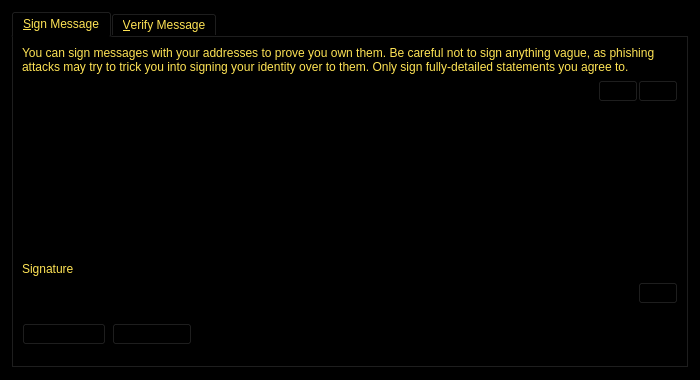
<?xml version="1.0" encoding="UTF-8"?>
<ui version="4.0">
 <class>SignVerifyMessageDialog</class>
 <widget class="QDialog" name="SignVerifyMessageDialog">
  <property name="geometry">
   <rect>
    <x>0</x>
    <y>0</y>
    <width>700</width>
    <height>380</height>
   </rect>
  </property>
  <property name="palette">
   <palette>
    <active>
     <colorrole role="WindowText">
      <brush brushstyle="SolidPattern">
       <color alpha="255">
        <red>255</red>
        <green>228</green>
        <blue>85</blue>
       </color>
      </brush>
     </colorrole>
     <colorrole role="Button">
      <brush brushstyle="SolidPattern">
       <color alpha="255">
        <red>0</red>
        <green>0</green>
        <blue>0</blue>
       </color>
      </brush>
     </colorrole>
     <colorrole role="Light">
      <brush brushstyle="SolidPattern">
       <color alpha="255">
        <red>0</red>
        <green>0</green>
        <blue>0</blue>
       </color>
      </brush>
     </colorrole>
     <colorrole role="Midlight">
      <brush brushstyle="SolidPattern">
       <color alpha="255">
        <red>0</red>
        <green>0</green>
        <blue>0</blue>
       </color>
      </brush>
     </colorrole>
     <colorrole role="Dark">
      <brush brushstyle="SolidPattern">
       <color alpha="255">
        <red>0</red>
        <green>0</green>
        <blue>0</blue>
       </color>
      </brush>
     </colorrole>
     <colorrole role="Mid">
      <brush brushstyle="SolidPattern">
       <color alpha="255">
        <red>0</red>
        <green>0</green>
        <blue>0</blue>
       </color>
      </brush>
     </colorrole>
     <colorrole role="Text">
      <brush brushstyle="SolidPattern">
       <color alpha="255">
        <red>255</red>
        <green>228</green>
        <blue>85</blue>
       </color>
      </brush>
     </colorrole>
     <colorrole role="BrightText">
      <brush brushstyle="SolidPattern">
       <color alpha="255">
        <red>255</red>
        <green>255</green>
        <blue>255</blue>
       </color>
      </brush>
     </colorrole>
     <colorrole role="ButtonText">
      <brush brushstyle="SolidPattern">
       <color alpha="255">
        <red>0</red>
        <green>0</green>
        <blue>0</blue>
       </color>
      </brush>
     </colorrole>
     <colorrole role="Base">
      <brush brushstyle="SolidPattern">
       <color alpha="255">
        <red>0</red>
        <green>0</green>
        <blue>0</blue>
       </color>
      </brush>
     </colorrole>
     <colorrole role="Window">
      <brush brushstyle="SolidPattern">
       <color alpha="255">
        <red>0</red>
        <green>0</green>
        <blue>0</blue>
       </color>
      </brush>
     </colorrole>
     <colorrole role="Shadow">
      <brush brushstyle="SolidPattern">
       <color alpha="255">
        <red>0</red>
        <green>0</green>
        <blue>0</blue>
       </color>
      </brush>
     </colorrole>
     <colorrole role="AlternateBase">
      <brush brushstyle="SolidPattern">
       <color alpha="255">
        <red>0</red>
        <green>0</green>
        <blue>0</blue>
       </color>
      </brush>
     </colorrole>
     <colorrole role="ToolTipBase">
      <brush brushstyle="SolidPattern">
       <color alpha="255">
        <red>255</red>
        <green>255</green>
        <blue>220</blue>
       </color>
      </brush>
     </colorrole>
     <colorrole role="ToolTipText">
      <brush brushstyle="SolidPattern">
       <color alpha="255">
        <red>0</red>
        <green>0</green>
        <blue>0</blue>
       </color>
      </brush>
     </colorrole>
    </active>
    <inactive>
     <colorrole role="WindowText">
      <brush brushstyle="SolidPattern">
       <color alpha="255">
        <red>255</red>
        <green>228</green>
        <blue>85</blue>
       </color>
      </brush>
     </colorrole>
     <colorrole role="Button">
      <brush brushstyle="SolidPattern">
       <color alpha="255">
        <red>0</red>
        <green>0</green>
        <blue>0</blue>
       </color>
      </brush>
     </colorrole>
     <colorrole role="Light">
      <brush brushstyle="SolidPattern">
       <color alpha="255">
        <red>0</red>
        <green>0</green>
        <blue>0</blue>
       </color>
      </brush>
     </colorrole>
     <colorrole role="Midlight">
      <brush brushstyle="SolidPattern">
       <color alpha="255">
        <red>0</red>
        <green>0</green>
        <blue>0</blue>
       </color>
      </brush>
     </colorrole>
     <colorrole role="Dark">
      <brush brushstyle="SolidPattern">
       <color alpha="255">
        <red>0</red>
        <green>0</green>
        <blue>0</blue>
       </color>
      </brush>
     </colorrole>
     <colorrole role="Mid">
      <brush brushstyle="SolidPattern">
       <color alpha="255">
        <red>0</red>
        <green>0</green>
        <blue>0</blue>
       </color>
      </brush>
     </colorrole>
     <colorrole role="Text">
      <brush brushstyle="SolidPattern">
       <color alpha="255">
        <red>255</red>
        <green>228</green>
        <blue>85</blue>
       </color>
      </brush>
     </colorrole>
     <colorrole role="BrightText">
      <brush brushstyle="SolidPattern">
       <color alpha="255">
        <red>255</red>
        <green>255</green>
        <blue>255</blue>
       </color>
      </brush>
     </colorrole>
     <colorrole role="ButtonText">
      <brush brushstyle="SolidPattern">
       <color alpha="255">
        <red>0</red>
        <green>0</green>
        <blue>0</blue>
       </color>
      </brush>
     </colorrole>
     <colorrole role="Base">
      <brush brushstyle="SolidPattern">
       <color alpha="255">
        <red>0</red>
        <green>0</green>
        <blue>0</blue>
       </color>
      </brush>
     </colorrole>
     <colorrole role="Window">
      <brush brushstyle="SolidPattern">
       <color alpha="255">
        <red>0</red>
        <green>0</green>
        <blue>0</blue>
       </color>
      </brush>
     </colorrole>
     <colorrole role="Shadow">
      <brush brushstyle="SolidPattern">
       <color alpha="255">
        <red>0</red>
        <green>0</green>
        <blue>0</blue>
       </color>
      </brush>
     </colorrole>
     <colorrole role="AlternateBase">
      <brush brushstyle="SolidPattern">
       <color alpha="255">
        <red>0</red>
        <green>0</green>
        <blue>0</blue>
       </color>
      </brush>
     </colorrole>
     <colorrole role="ToolTipBase">
      <brush brushstyle="SolidPattern">
       <color alpha="255">
        <red>255</red>
        <green>255</green>
        <blue>220</blue>
       </color>
      </brush>
     </colorrole>
     <colorrole role="ToolTipText">
      <brush brushstyle="SolidPattern">
       <color alpha="255">
        <red>0</red>
        <green>0</green>
        <blue>0</blue>
       </color>
      </brush>
     </colorrole>
    </inactive>
    <disabled>
     <colorrole role="WindowText">
      <brush brushstyle="SolidPattern">
       <color alpha="255">
        <red>0</red>
        <green>0</green>
        <blue>0</blue>
       </color>
      </brush>
     </colorrole>
     <colorrole role="Button">
      <brush brushstyle="SolidPattern">
       <color alpha="255">
        <red>0</red>
        <green>0</green>
        <blue>0</blue>
       </color>
      </brush>
     </colorrole>
     <colorrole role="Light">
      <brush brushstyle="SolidPattern">
       <color alpha="255">
        <red>0</red>
        <green>0</green>
        <blue>0</blue>
       </color>
      </brush>
     </colorrole>
     <colorrole role="Midlight">
      <brush brushstyle="SolidPattern">
       <color alpha="255">
        <red>0</red>
        <green>0</green>
        <blue>0</blue>
       </color>
      </brush>
     </colorrole>
     <colorrole role="Dark">
      <brush brushstyle="SolidPattern">
       <color alpha="255">
        <red>0</red>
        <green>0</green>
        <blue>0</blue>
       </color>
      </brush>
     </colorrole>
     <colorrole role="Mid">
      <brush brushstyle="SolidPattern">
       <color alpha="255">
        <red>0</red>
        <green>0</green>
        <blue>0</blue>
       </color>
      </brush>
     </colorrole>
     <colorrole role="Text">
      <brush brushstyle="SolidPattern">
       <color alpha="255">
        <red>0</red>
        <green>0</green>
        <blue>0</blue>
       </color>
      </brush>
     </colorrole>
     <colorrole role="BrightText">
      <brush brushstyle="SolidPattern">
       <color alpha="255">
        <red>255</red>
        <green>255</green>
        <blue>255</blue>
       </color>
      </brush>
     </colorrole>
     <colorrole role="ButtonText">
      <brush brushstyle="SolidPattern">
       <color alpha="255">
        <red>0</red>
        <green>0</green>
        <blue>0</blue>
       </color>
      </brush>
     </colorrole>
     <colorrole role="Base">
      <brush brushstyle="SolidPattern">
       <color alpha="255">
        <red>0</red>
        <green>0</green>
        <blue>0</blue>
       </color>
      </brush>
     </colorrole>
     <colorrole role="Window">
      <brush brushstyle="SolidPattern">
       <color alpha="255">
        <red>0</red>
        <green>0</green>
        <blue>0</blue>
       </color>
      </brush>
     </colorrole>
     <colorrole role="Shadow">
      <brush brushstyle="SolidPattern">
       <color alpha="255">
        <red>0</red>
        <green>0</green>
        <blue>0</blue>
       </color>
      </brush>
     </colorrole>
     <colorrole role="AlternateBase">
      <brush brushstyle="SolidPattern">
       <color alpha="255">
        <red>0</red>
        <green>0</green>
        <blue>0</blue>
       </color>
      </brush>
     </colorrole>
     <colorrole role="ToolTipBase">
      <brush brushstyle="SolidPattern">
       <color alpha="255">
        <red>255</red>
        <green>255</green>
        <blue>220</blue>
       </color>
      </brush>
     </colorrole>
     <colorrole role="ToolTipText">
      <brush brushstyle="SolidPattern">
       <color alpha="255">
        <red>0</red>
        <green>0</green>
        <blue>0</blue>
       </color>
      </brush>
     </colorrole>
    </disabled>
   </palette>
  </property>
  <property name="windowTitle">
   <string>Signatures - Sign / Verify a Message</string>
  </property>
  <property name="modal">
   <bool>true</bool>
  </property>
  <layout class="QVBoxLayout" name="verticalLayout">
   <item>
    <widget class="QTabWidget" name="tabWidget">
     <property name="currentIndex">
      <number>0</number>
     </property>
     <widget class="QWidget" name="tabSignMessage">
      <attribute name="title">
       <string>&amp;Sign Message</string>
      </attribute>
      <layout class="QVBoxLayout" name="verticalLayout_SM">
       <item>
        <widget class="QLabel" name="infoLabel_SM">
         <property name="text">
          <string>You can sign messages with your addresses to prove you own them. Be careful not to sign anything vague, as phishing attacks may try to trick you into signing your identity over to them. Only sign fully-detailed statements you agree to.</string>
         </property>
         <property name="textFormat">
          <enum>Qt::PlainText</enum>
         </property>
         <property name="wordWrap">
          <bool>true</bool>
         </property>
        </widget>
       </item>
       <item>
        <layout class="QHBoxLayout" name="horizontalLayout_1_SM">
         <property name="spacing">
          <number>0</number>
         </property>
         <item>
          <widget class="QValidatedLineEdit" name="addressIn_SM">
           <property name="toolTip">
            <string>The address to sign the message with (e.g. 1NS17iag9jJgTHD1VXjvLCEnZuQ3rJDE9L)</string>
           </property>
           <property name="maxLength">
            <number>34</number>
           </property>
          </widget>
         </item>
         <item>
          <widget class="QPushButton" name="addressBookButton_SM">
           <property name="toolTip">
            <string>Choose an address from the address book</string>
           </property>
           <property name="text">
            <string/>
           </property>
           <property name="icon">
            <iconset resource="../bitcoin.qrc">
             <normaloff>:/icons/address-book</normaloff>:/icons/address-book</iconset>
           </property>
           <property name="shortcut">
            <string>Alt+A</string>
           </property>
           <property name="autoDefault">
            <bool>false</bool>
           </property>
          </widget>
         </item>
         <item>
          <widget class="QPushButton" name="pasteButton_SM">
           <property name="toolTip">
            <string>Paste address from clipboard</string>
           </property>
           <property name="text">
            <string/>
           </property>
           <property name="icon">
            <iconset resource="../bitcoin.qrc">
             <normaloff>:/icons/editpaste</normaloff>:/icons/editpaste</iconset>
           </property>
           <property name="shortcut">
            <string>Alt+P</string>
           </property>
           <property name="autoDefault">
            <bool>false</bool>
           </property>
          </widget>
         </item>
        </layout>
       </item>
       <item>
        <widget class="QPlainTextEdit" name="messageIn_SM">
         <property name="toolTip">
          <string>Enter the message you want to sign here</string>
         </property>
        </widget>
       </item>
       <item>
        <widget class="QLabel" name="signatureLabel_SM">
         <property name="text">
          <string>Signature</string>
         </property>
         <property name="textFormat">
          <enum>Qt::PlainText</enum>
         </property>
        </widget>
       </item>
       <item>
        <layout class="QHBoxLayout" name="horizontalLayout_2_SM">
         <property name="spacing">
          <number>0</number>
         </property>
         <item>
          <widget class="QLineEdit" name="signatureOut_SM">
           <property name="font">
            <font>
             <italic>true</italic>
            </font>
           </property>
           <property name="readOnly">
            <bool>true</bool>
           </property>
          </widget>
         </item>
         <item>
          <widget class="QPushButton" name="copySignatureButton_SM">
           <property name="toolTip">
            <string>Copy the current signature to the system clipboard</string>
           </property>
           <property name="text">
            <string/>
           </property>
           <property name="icon">
            <iconset resource="../bitcoin.qrc">
             <normaloff>:/icons/editcopy</normaloff>:/icons/editcopy</iconset>
           </property>
           <property name="autoDefault">
            <bool>false</bool>
           </property>
          </widget>
         </item>
        </layout>
       </item>
       <item>
        <layout class="QHBoxLayout" name="horizontalLayout_3_SM">
         <item>
          <widget class="QPushButton" name="signMessageButton_SM">
           <property name="toolTip">
            <string>Sign the message to prove you own this EmiratesGoldCoin address</string>
           </property>
           <property name="text">
            <string>Sign &amp;Message</string>
           </property>
           <property name="icon">
            <iconset resource="../bitcoin.qrc">
             <normaloff>:/icons/edit</normaloff>:/icons/edit</iconset>
           </property>
           <property name="autoDefault">
            <bool>false</bool>
           </property>
          </widget>
         </item>
         <item>
          <widget class="QPushButton" name="clearButton_SM">
           <property name="toolTip">
            <string>Reset all sign message fields</string>
           </property>
           <property name="text">
            <string>Clear &amp;All</string>
           </property>
           <property name="icon">
            <iconset resource="../bitcoin.qrc">
             <normaloff>:/icons/remove</normaloff>:/icons/remove</iconset>
           </property>
           <property name="autoDefault">
            <bool>false</bool>
           </property>
          </widget>
         </item>
         <item>
          <spacer name="horizontalSpacer_1_SM">
           <property name="orientation">
            <enum>Qt::Horizontal</enum>
           </property>
           <property name="sizeHint" stdset="0">
            <size>
             <width>40</width>
             <height>48</height>
            </size>
           </property>
          </spacer>
         </item>
         <item>
          <widget class="QLabel" name="statusLabel_SM">
           <property name="font">
            <font>
             <weight>75</weight>
             <bold>true</bold>
            </font>
           </property>
           <property name="text">
            <string/>
           </property>
           <property name="wordWrap">
            <bool>true</bool>
           </property>
          </widget>
         </item>
         <item>
          <spacer name="horizontalSpacer_2_SM">
           <property name="orientation">
            <enum>Qt::Horizontal</enum>
           </property>
           <property name="sizeHint" stdset="0">
            <size>
             <width>40</width>
             <height>48</height>
            </size>
           </property>
          </spacer>
         </item>
        </layout>
       </item>
      </layout>
     </widget>
     <widget class="QWidget" name="tabVerifyMessage">
      <attribute name="title">
       <string>&amp;Verify Message</string>
      </attribute>
      <layout class="QVBoxLayout" name="verticalLayout_VM">
       <item>
        <widget class="QLabel" name="infoLabel_VM">
         <property name="text">
          <string>Enter the signing address, message (ensure you copy line breaks, spaces, tabs, etc. exactly) and signature below to verify the message. Be careful not to read more into the signature than what is in the signed message itself, to avoid being tricked by a man-in-the-middle attack.</string>
         </property>
         <property name="textFormat">
          <enum>Qt::PlainText</enum>
         </property>
         <property name="alignment">
          <set>Qt::AlignLeading|Qt::AlignLeft|Qt::AlignTop</set>
         </property>
         <property name="wordWrap">
          <bool>true</bool>
         </property>
        </widget>
       </item>
       <item>
        <layout class="QHBoxLayout" name="horizontalLayout_1_VM">
         <property name="spacing">
          <number>0</number>
         </property>
         <item>
          <widget class="QValidatedLineEdit" name="addressIn_VM">
           <property name="toolTip">
            <string>The address the message was signed with (e.g. 1NS17iag9jJgTHD1VXjvLCEnZuQ3rJDE9L)</string>
           </property>
           <property name="maxLength">
            <number>34</number>
           </property>
          </widget>
         </item>
         <item>
          <widget class="QPushButton" name="addressBookButton_VM">
           <property name="toolTip">
            <string>Choose an address from the address book</string>
           </property>
           <property name="text">
            <string/>
           </property>
           <property name="icon">
            <iconset resource="../bitcoin.qrc">
             <normaloff>:/icons/address-book</normaloff>:/icons/address-book</iconset>
           </property>
           <property name="shortcut">
            <string>Alt+A</string>
           </property>
           <property name="autoDefault">
            <bool>false</bool>
           </property>
          </widget>
         </item>
        </layout>
       </item>
       <item>
        <widget class="QPlainTextEdit" name="messageIn_VM"/>
       </item>
       <item>
        <widget class="QValidatedLineEdit" name="signatureIn_VM"/>
       </item>
       <item>
        <layout class="QHBoxLayout" name="horizontalLayout_2_VM">
         <item>
          <widget class="QPushButton" name="verifyMessageButton_VM">
           <property name="toolTip">
            <string>Verify the message to ensure it was signed with the specified EmiratesGoldCoin address</string>
           </property>
           <property name="text">
            <string>Verify &amp;Message</string>
           </property>
           <property name="icon">
            <iconset resource="../bitcoin.qrc">
             <normaloff>:/icons/transaction_0</normaloff>:/icons/transaction_0</iconset>
           </property>
           <property name="autoDefault">
            <bool>false</bool>
           </property>
          </widget>
         </item>
         <item>
          <widget class="QPushButton" name="clearButton_VM">
           <property name="toolTip">
            <string>Reset all verify message fields</string>
           </property>
           <property name="text">
            <string>Clear &amp;All</string>
           </property>
           <property name="icon">
            <iconset resource="../bitcoin.qrc">
             <normaloff>:/icons/remove</normaloff>:/icons/remove</iconset>
           </property>
           <property name="autoDefault">
            <bool>false</bool>
           </property>
          </widget>
         </item>
         <item>
          <spacer name="horizontalSpacer_1_VM">
           <property name="orientation">
            <enum>Qt::Horizontal</enum>
           </property>
           <property name="sizeHint" stdset="0">
            <size>
             <width>40</width>
             <height>48</height>
            </size>
           </property>
          </spacer>
         </item>
         <item>
          <widget class="QLabel" name="statusLabel_VM">
           <property name="font">
            <font>
             <weight>75</weight>
             <bold>true</bold>
            </font>
           </property>
           <property name="text">
            <string/>
           </property>
           <property name="wordWrap">
            <bool>true</bool>
           </property>
          </widget>
         </item>
         <item>
          <spacer name="horizontalSpacer_2_VM">
           <property name="orientation">
            <enum>Qt::Horizontal</enum>
           </property>
           <property name="sizeHint" stdset="0">
            <size>
             <width>40</width>
             <height>48</height>
            </size>
           </property>
          </spacer>
         </item>
        </layout>
       </item>
      </layout>
     </widget>
    </widget>
   </item>
  </layout>
 </widget>
 <customwidgets>
  <customwidget>
   <class>QValidatedLineEdit</class>
   <extends>QLineEdit</extends>
   <header>qvalidatedlineedit.h</header>
  </customwidget>
 </customwidgets>
 <resources>
  <include location="../bitcoin.qrc"/>
 </resources>
 <connections/>
</ui>
